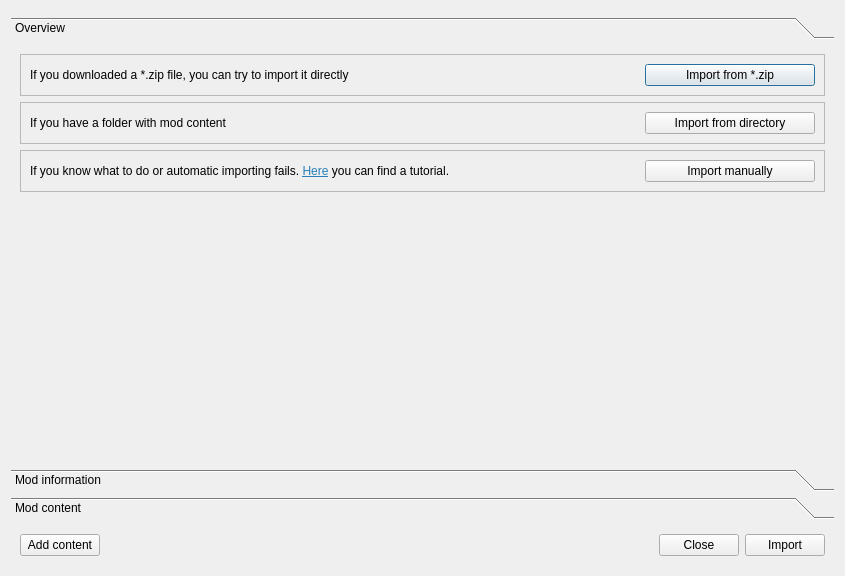
<?xml version="1.0" encoding="UTF-8"?>
<ui version="4.0">
 <class>ModImporter</class>
 <widget class="QDialog" name="ModImporter">
  <property name="geometry">
   <rect>
    <x>0</x>
    <y>0</y>
    <width>845</width>
    <height>576</height>
   </rect>
  </property>
  <property name="windowTitle">
   <string>Mod Importer</string>
  </property>
  <property name="windowIcon">
   <iconset resource="resources.qrc">
    <normaloff>:/resources/icons/application-128.png</normaloff>:/resources/icons/application-128.png</iconset>
  </property>
  <property name="locale">
   <locale language="English" country="UnitedStates"/>
  </property>
  <layout class="QVBoxLayout" name="verticalLayout">
   <item>
    <widget class="MessageWidget" name="messageWidget" native="true"/>
   </item>
   <item>
    <widget class="QToolBox" name="toolBox">
     <property name="currentIndex">
      <number>0</number>
     </property>
     <widget class="QWidget" name="infoPage">
      <property name="geometry">
       <rect>
        <x>0</x>
        <y>0</y>
        <width>833</width>
        <height>400</height>
       </rect>
      </property>
      <attribute name="label">
       <string>Overview</string>
      </attribute>
      <layout class="QVBoxLayout" name="verticalLayout_4">
       <item>
        <widget class="QFrame" name="frame">
         <property name="frameShape">
          <enum>QFrame::StyledPanel</enum>
         </property>
         <property name="frameShadow">
          <enum>QFrame::Raised</enum>
         </property>
         <layout class="QHBoxLayout" name="horizontalLayout_2">
          <item>
           <widget class="QLabel" name="label_9">
            <property name="sizePolicy">
             <sizepolicy hsizetype="Expanding" vsizetype="Preferred">
              <horstretch>0</horstretch>
              <verstretch>0</verstretch>
             </sizepolicy>
            </property>
            <property name="text">
             <string>If you downloaded a *.zip file, you can try to import it directly</string>
            </property>
           </widget>
          </item>
          <item>
           <widget class="QPushButton" name="btnImportZip">
            <property name="minimumSize">
             <size>
              <width>170</width>
              <height>0</height>
             </size>
            </property>
            <property name="text">
             <string>Import from *.zip</string>
            </property>
            <property name="icon">
             <iconset theme="document-import">
              <normaloff>.</normaloff>.</iconset>
            </property>
           </widget>
          </item>
         </layout>
        </widget>
       </item>
       <item>
        <widget class="QFrame" name="frame_2">
         <property name="frameShape">
          <enum>QFrame::StyledPanel</enum>
         </property>
         <property name="frameShadow">
          <enum>QFrame::Raised</enum>
         </property>
         <layout class="QHBoxLayout" name="horizontalLayout_3">
          <item>
           <widget class="QLabel" name="label_10">
            <property name="sizePolicy">
             <sizepolicy hsizetype="Expanding" vsizetype="Preferred">
              <horstretch>0</horstretch>
              <verstretch>0</verstretch>
             </sizepolicy>
            </property>
            <property name="text">
             <string>If you have a folder with mod content</string>
            </property>
           </widget>
          </item>
          <item>
           <widget class="QPushButton" name="btnImportDirectory">
            <property name="minimumSize">
             <size>
              <width>170</width>
              <height>0</height>
             </size>
            </property>
            <property name="text">
             <string>Import from directory</string>
            </property>
            <property name="icon">
             <iconset theme="document-import">
              <normaloff>.</normaloff>.</iconset>
            </property>
           </widget>
          </item>
         </layout>
        </widget>
       </item>
       <item>
        <widget class="QFrame" name="frame_3">
         <property name="frameShape">
          <enum>QFrame::StyledPanel</enum>
         </property>
         <property name="frameShadow">
          <enum>QFrame::Raised</enum>
         </property>
         <layout class="QHBoxLayout" name="horizontalLayout_4">
          <item>
           <widget class="QLabel" name="label_11">
            <property name="sizePolicy">
             <sizepolicy hsizetype="Expanding" vsizetype="Preferred">
              <horstretch>0</horstretch>
              <verstretch>0</verstretch>
             </sizepolicy>
            </property>
            <property name="text">
             <string>&lt;html&gt;&lt;head/&gt;&lt;body&gt;&lt;p&gt;If you know what to do or automatic importing fails. &lt;a href=&quot;https://github.com/rumangerst/SilVerPLuM/wiki/Modding-tutorial:-Use-the-mod-importer&quot;&gt;&lt;span style=&quot; text-decoration: underline; color:#2980b9;&quot;&gt;Here&lt;/span&gt;&lt;/a&gt; you can find a tutorial.&lt;/p&gt;&lt;/body&gt;&lt;/html&gt;</string>
            </property>
           </widget>
          </item>
          <item>
           <widget class="QPushButton" name="btnImportManually">
            <property name="minimumSize">
             <size>
              <width>170</width>
              <height>0</height>
             </size>
            </property>
            <property name="text">
             <string>Import manually</string>
            </property>
            <property name="icon">
             <iconset theme="document-import">
              <normaloff>.</normaloff>.</iconset>
            </property>
           </widget>
          </item>
         </layout>
        </widget>
       </item>
       <item>
        <spacer name="verticalSpacer_2">
         <property name="orientation">
          <enum>Qt::Vertical</enum>
         </property>
         <property name="sizeHint" stdset="0">
          <size>
           <width>20</width>
           <height>0</height>
          </size>
         </property>
        </spacer>
       </item>
      </layout>
     </widget>
     <widget class="QWidget" name="modInfoPage">
      <property name="geometry">
       <rect>
        <x>0</x>
        <y>0</y>
        <width>813</width>
        <height>484</height>
       </rect>
      </property>
      <attribute name="label">
       <string>Mod information</string>
      </attribute>
      <layout class="QFormLayout" name="formLayout_2">
       <item row="1" column="0">
        <widget class="QLabel" name="label">
         <property name="minimumSize">
          <size>
           <width>140</width>
           <height>0</height>
          </size>
         </property>
         <property name="text">
          <string>Identifier</string>
         </property>
        </widget>
       </item>
       <item row="1" column="1">
        <widget class="IdentifierLineEdit" name="modIdentifier">
         <property name="toolTip">
          <string>The identifier of this modification.</string>
         </property>
        </widget>
       </item>
       <item row="7" column="0">
        <widget class="QLabel" name="label_7">
         <property name="minimumSize">
          <size>
           <width>140</width>
           <height>0</height>
          </size>
         </property>
         <property name="text">
          <string>Description</string>
         </property>
        </widget>
       </item>
       <item row="7" column="1">
        <widget class="MarkdownTextEditor" name="modDescription">
         <property name="minimumSize">
          <size>
           <width>0</width>
           <height>200</height>
          </size>
         </property>
        </widget>
       </item>
       <item row="8" column="0">
        <widget class="QLabel" name="label_8">
         <property name="minimumSize">
          <size>
           <width>140</width>
           <height>0</height>
          </size>
         </property>
         <property name="text">
          <string>Stardew Valley version</string>
         </property>
        </widget>
       </item>
       <item row="8" column="1">
        <widget class="QComboBox" name="modRequiresStardewValley">
         <property name="toolTip">
          <string>The Stardew Valley version this mod is intended to run.</string>
         </property>
         <property name="editable">
          <bool>true</bool>
         </property>
        </widget>
       </item>
       <item row="0" column="0">
        <widget class="QLabel" name="label_2">
         <property name="minimumSize">
          <size>
           <width>140</width>
           <height>0</height>
          </size>
         </property>
         <property name="text">
          <string>Name</string>
         </property>
        </widget>
       </item>
       <item row="0" column="1">
        <widget class="QLineEdit" name="modName">
         <property name="toolTip">
          <string>The name of this modification</string>
         </property>
        </widget>
       </item>
       <item row="2" column="0">
        <widget class="QLabel" name="label_3">
         <property name="minimumSize">
          <size>
           <width>140</width>
           <height>0</height>
          </size>
         </property>
         <property name="text">
          <string>Author</string>
         </property>
        </widget>
       </item>
       <item row="2" column="1">
        <widget class="QLineEdit" name="modAuthor">
         <property name="toolTip">
          <string>The author of this modification.</string>
         </property>
        </widget>
       </item>
       <item row="3" column="0">
        <widget class="QLabel" name="label_4">
         <property name="minimumSize">
          <size>
           <width>140</width>
           <height>0</height>
          </size>
         </property>
         <property name="text">
          <string>License</string>
         </property>
        </widget>
       </item>
       <item row="3" column="1">
        <widget class="QComboBox" name="modLicense">
         <property name="sizePolicy">
          <sizepolicy hsizetype="Expanding" vsizetype="Fixed">
           <horstretch>0</horstretch>
           <verstretch>0</verstretch>
          </sizepolicy>
         </property>
         <property name="toolTip">
          <string>Select the license used by the modification. The drop-down-box contains pre-made entries you can use.</string>
         </property>
         <property name="editable">
          <bool>true</bool>
         </property>
         <item>
          <property name="text">
           <string>Creative Commons CC BY</string>
          </property>
         </item>
         <item>
          <property name="text">
           <string>Creative Commons CC BY-SA</string>
          </property>
         </item>
         <item>
          <property name="text">
           <string>Creative Commons CC BY-ND</string>
          </property>
         </item>
         <item>
          <property name="text">
           <string>Creative Commons CC BY-NC</string>
          </property>
         </item>
         <item>
          <property name="text">
           <string>Creative Commons CC BY-NC-SA</string>
          </property>
         </item>
         <item>
          <property name="text">
           <string>Creative Commons CC BY-NC-ND</string>
          </property>
         </item>
         <item>
          <property name="text">
           <string>GPLv2</string>
          </property>
         </item>
         <item>
          <property name="text">
           <string>GPLv3</string>
          </property>
         </item>
         <item>
          <property name="text">
           <string>LGPL</string>
          </property>
         </item>
         <item>
          <property name="text">
           <string>MIT</string>
          </property>
         </item>
         <item>
          <property name="text">
           <string>Apache</string>
          </property>
         </item>
         <item>
          <property name="text">
           <string>BSD</string>
          </property>
         </item>
         <item>
          <property name="text">
           <string>Chucklefish Allow-Pack Anyone</string>
          </property>
         </item>
         <item>
          <property name="text">
           <string>Chucklefish Ask-Pack Anyone</string>
          </property>
         </item>
         <item>
          <property name="text">
           <string>Chucklefish No-Pack Anyone</string>
          </property>
         </item>
         <item>
          <property name="text">
           <string>Chucklefish Allow-Pack Ask</string>
          </property>
         </item>
         <item>
          <property name="text">
           <string>Chucklefish Ask-Pack Ask</string>
          </property>
         </item>
         <item>
          <property name="text">
           <string>Chucklefish No-Pack Ask</string>
          </property>
         </item>
         <item>
          <property name="text">
           <string>Chucklefish Allow-Pack Only-Use</string>
          </property>
         </item>
         <item>
          <property name="text">
           <string>Chucklefish Ask-Pack Only-Use</string>
          </property>
         </item>
         <item>
          <property name="text">
           <string>Chucklefish No-Pack Only-Use</string>
          </property>
         </item>
        </widget>
       </item>
       <item row="4" column="0">
        <widget class="QLabel" name="label_5">
         <property name="minimumSize">
          <size>
           <width>140</width>
           <height>0</height>
          </size>
         </property>
         <property name="text">
          <string>Version</string>
         </property>
        </widget>
       </item>
       <item row="4" column="1">
        <widget class="QLineEdit" name="modVersion">
         <property name="toolTip">
          <string>The version of this mod.</string>
         </property>
         <property name="text">
          <string>1.0.0.0</string>
         </property>
        </widget>
       </item>
       <item row="5" column="0">
        <widget class="QLabel" name="label_6">
         <property name="minimumSize">
          <size>
           <width>140</width>
           <height>0</height>
          </size>
         </property>
         <property name="text">
          <string>Website</string>
         </property>
        </widget>
       </item>
       <item row="5" column="1">
        <widget class="QLineEdit" name="modWebsite">
         <property name="toolTip">
          <string>The website URL of this mod.</string>
         </property>
        </widget>
       </item>
      </layout>
     </widget>
     <widget class="QWidget" name="contentItemsPage">
      <property name="geometry">
       <rect>
        <x>0</x>
        <y>0</y>
        <width>833</width>
        <height>400</height>
       </rect>
      </property>
      <attribute name="label">
       <string>Mod content</string>
      </attribute>
      <layout class="QVBoxLayout" name="verticalLayout_3">
       <item>
        <widget class="QWidget" name="contentItems" native="true">
         <layout class="QVBoxLayout" name="verticalLayout_2">
          <property name="leftMargin">
           <number>0</number>
          </property>
          <property name="rightMargin">
           <number>0</number>
          </property>
         </layout>
        </widget>
       </item>
       <item>
        <spacer name="verticalSpacer">
         <property name="orientation">
          <enum>Qt::Vertical</enum>
         </property>
         <property name="sizeHint" stdset="0">
          <size>
           <width>20</width>
           <height>40</height>
          </size>
         </property>
        </spacer>
       </item>
      </layout>
     </widget>
    </widget>
   </item>
   <item>
    <widget class="QWidget" name="widget" native="true">
     <layout class="QHBoxLayout" name="horizontalLayout">
      <item>
       <widget class="QPushButton" name="btnAddContent">
        <property name="toolTip">
         <string>Adds another content entry into 'Mod content'.</string>
        </property>
        <property name="text">
         <string>Add content</string>
        </property>
        <property name="icon">
         <iconset theme="list-add">
          <normaloff>.</normaloff>.</iconset>
        </property>
       </widget>
      </item>
      <item>
       <spacer name="horizontalSpacer">
        <property name="orientation">
         <enum>Qt::Horizontal</enum>
        </property>
        <property name="sizeHint" stdset="0">
         <size>
          <width>40</width>
          <height>20</height>
         </size>
        </property>
       </spacer>
      </item>
      <item>
       <widget class="QPushButton" name="btnClose">
        <property name="text">
         <string>Close</string>
        </property>
        <property name="icon">
         <iconset theme="dialog-close">
          <normaloff>.</normaloff>.</iconset>
        </property>
       </widget>
      </item>
      <item>
       <widget class="QPushButton" name="btnImport">
        <property name="text">
         <string>Import</string>
        </property>
        <property name="icon">
         <iconset theme="dialog-ok">
          <normaloff>.</normaloff>.</iconset>
        </property>
       </widget>
      </item>
     </layout>
    </widget>
   </item>
  </layout>
 </widget>
 <customwidgets>
  <customwidget>
   <class>MessageWidget</class>
   <extends>QWidget</extends>
   <header>messagewidget.h</header>
   <container>1</container>
  </customwidget>
  <customwidget>
   <class>MarkdownTextEditor</class>
   <extends>QPlainTextEdit</extends>
   <header>markdowntexteditor.h</header>
  </customwidget>
  <customwidget>
   <class>IdentifierLineEdit</class>
   <extends>QLineEdit</extends>
   <header>identifierlineedit.h</header>
  </customwidget>
 </customwidgets>
 <resources>
  <include location="resources.qrc"/>
 </resources>
 <connections/>
</ui>
